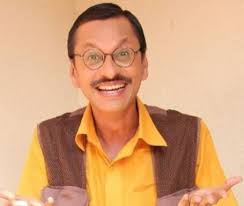
#> input picture Popatlal.jpeg, 244 x 206 px
$ jupyter execute 'Image crop and swap.ipynb'
#> lines starting #> are read from the running program, lines starting #| are printed output that depends on the picture; after the words box and inside, x2 and y2 are one past the last pixel; in counts of white or black regions, pixels touching at a corner belong together
[cell 1]
import cv2

[cell 2]
# insert photos
popat = cv2.imread("Popatlal.jpeg")
#> popat is the input picture: shape (206, 244, 3); mean B, G, R 122.5, 163.2, 214.3
parrot = cv2.imread("Parrot.jpeg")
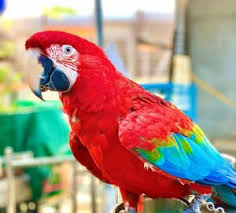
#> input picture Parrot.jpeg, 236 x 213 px
#> parrot is the input picture: shape (213, 236, 3); mean B, G, R 126.1, 139.8, 164.9

[cell 3]
popat.shape
#> Out = (206, 244, 3)

[cell 4]
parrot.shape
#> Out = (213, 236, 3)

[cell 5]
# open the images
cv2.imshow("popatlal",popat)
cv2.imshow("parrot",parrot)
cv2.waitKey()
cv2.destroyAllWindows()

[cell 6]
# croping image
crop_popat = popat[0:120 , 70:150 ]
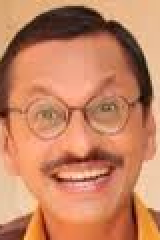
#> crop_popat: shape (120, 80, 3) (shown 2 times larger); mean B, G, R 97.7, 131.4, 197.1

[cell 7]
# swapping the images
parrot[0:120 , 20:100] = crop_popat
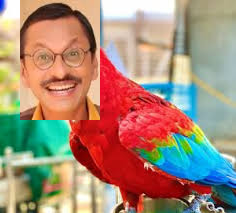
#> parrot: shape (213, 236, 3); 19.1% of pixels changed, all inside (x1, y1, x2, y2) = (20, 0, 100, 120)
cv2.imshow("popatlal",parrot)
cv2.waitKey()
cv2.destroyAllWindows()
